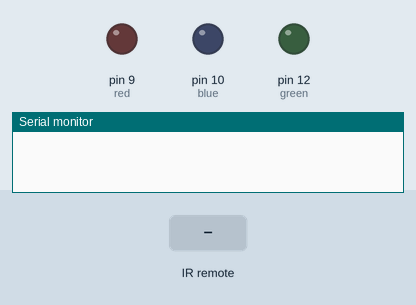
Recording of a sketch running on a simulated Arduino Uno, built with avr-gcc and run on an emulated ATmega328P. Shown: output pins drawn as LEDs (lit = HIGH), the last lines printed to the serial monitor. The test bench sets the inputs (shaded band).

Above: at 1.2 s.
1.3 s: infrared code 0xFD08F7 received
At 2.5 s:
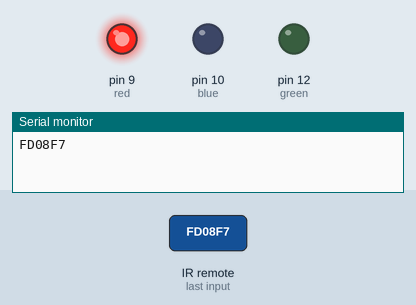
2.8 s: infrared code 0xFD48B7 received
At 3.8 s:
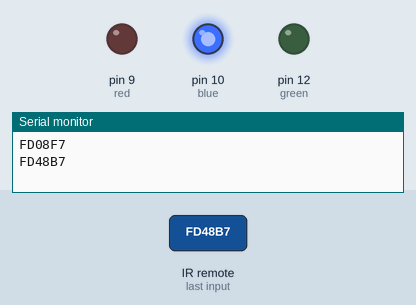
4.3 s: infrared code 0xFD8877 received
At 5.0 s:
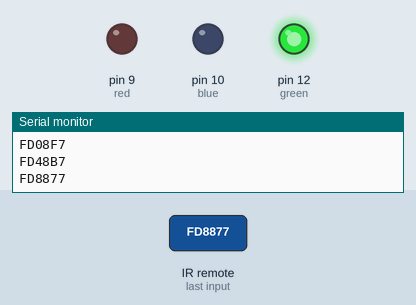
5.8 s: infrared code 0xFD28D7 received
At 6.2 s:
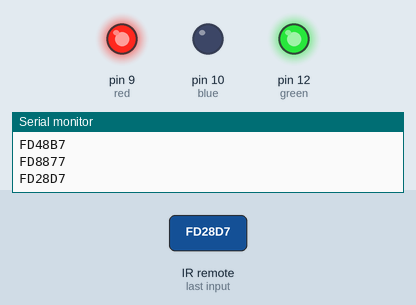
7.3 s: infrared code 0xFDA857 received
At 8.5 s:
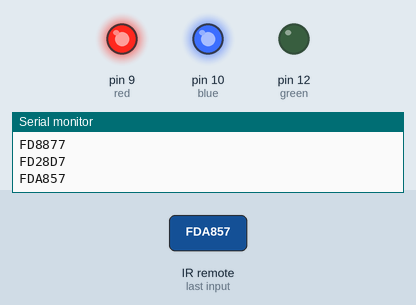
8.8 s: infrared code 0xFD30CF received
At 9.8 s:
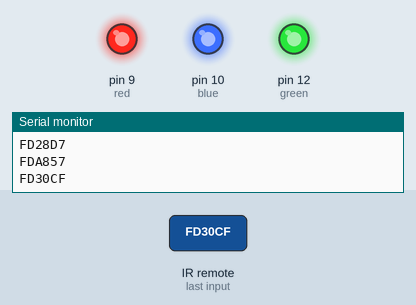
Timing chart, 0 to 11.3 s (numbered marks = the images above; inputs shaded):
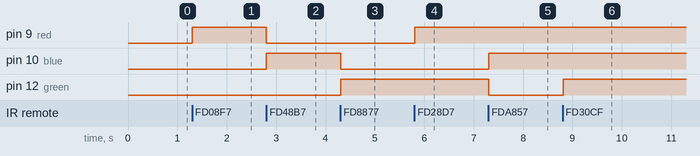

Measured:
- after the input at 1.3 s, pin 9 (red): LOW → HIGH at once
- after the input at 2.8 s, pin 9 (red): HIGH → LOW at once; pin 10 (blue): LOW → HIGH at once
- after the input at 4.3 s, pin 10 (blue): HIGH → LOW at once; pin 12 (green): LOW → HIGH at once
- after the input at 5.8 s, pin 9 (red): LOW → HIGH at once
- after the input at 7.3 s, pin 10 (blue): LOW → HIGH at once; pin 12 (green): HIGH → LOW at once
- after the input at 8.8 s, pin 12 (green): LOW → HIGH at once

The sketch:

ir_code.ino
```cpp
#include<IRremote.h>
int red=9;
int blue=10;
int green=12;
int RECV_PIN=11;

IRrecv irrecv(RECV_PIN);

decode_results results;

void setup()
{
  pinMode(red,OUTPUT);
  pinMode(blue,OUTPUT);
  pinMode(green,OUTPUT);

  Serial.begin(9600);
  irrecv.enableIRIn(); // Start the receiver
}

void loop() {
  if (irrecv.decode(&results)) {
    Serial.println(results.value, HEX);
    irrecv.resume(); // Receive the next value

    if(results.value==0xFD08F7)
    {
      digitalWrite(red,HIGH);
      digitalWrite(green,LOW);
      digitalWrite(blue,LOW);
    }
       else if(results.value==0xFD48B7)
       {
      digitalWrite(red,LOW);
      digitalWrite(green,LOW);
      digitalWrite(blue,HIGH);
    }
       else if(results.value==0xFD8877)
       {
      digitalWrite(red,LOW);
      digitalWrite(green,HIGH);
      digitalWrite(blue,LOW);
    }
    else if(results.value==0xFD28D7)
       {
      digitalWrite(red,HIGH);
      digitalWrite(green,HIGH);
      digitalWrite(blue,LOW);
    }
    else if(results.value==0xFDA857)
       {
      digitalWrite(red,HIGH);
      digitalWrite(green,LOW);
      digitalWrite(blue,HIGH);
    }
    else if(results.value==0xFD6897)
       {
      digitalWrite(red,LOW);
      digitalWrite(green,HIGH);
      digitalWrite(blue,HIGH);
    }
   else if(results.value==0xFD30CF)
       {
      digitalWrite(red,HIGH);
      digitalWrite(green,HIGH);
      digitalWrite(blue,HIGH);
    }
  }

  delay(100);
}
```
